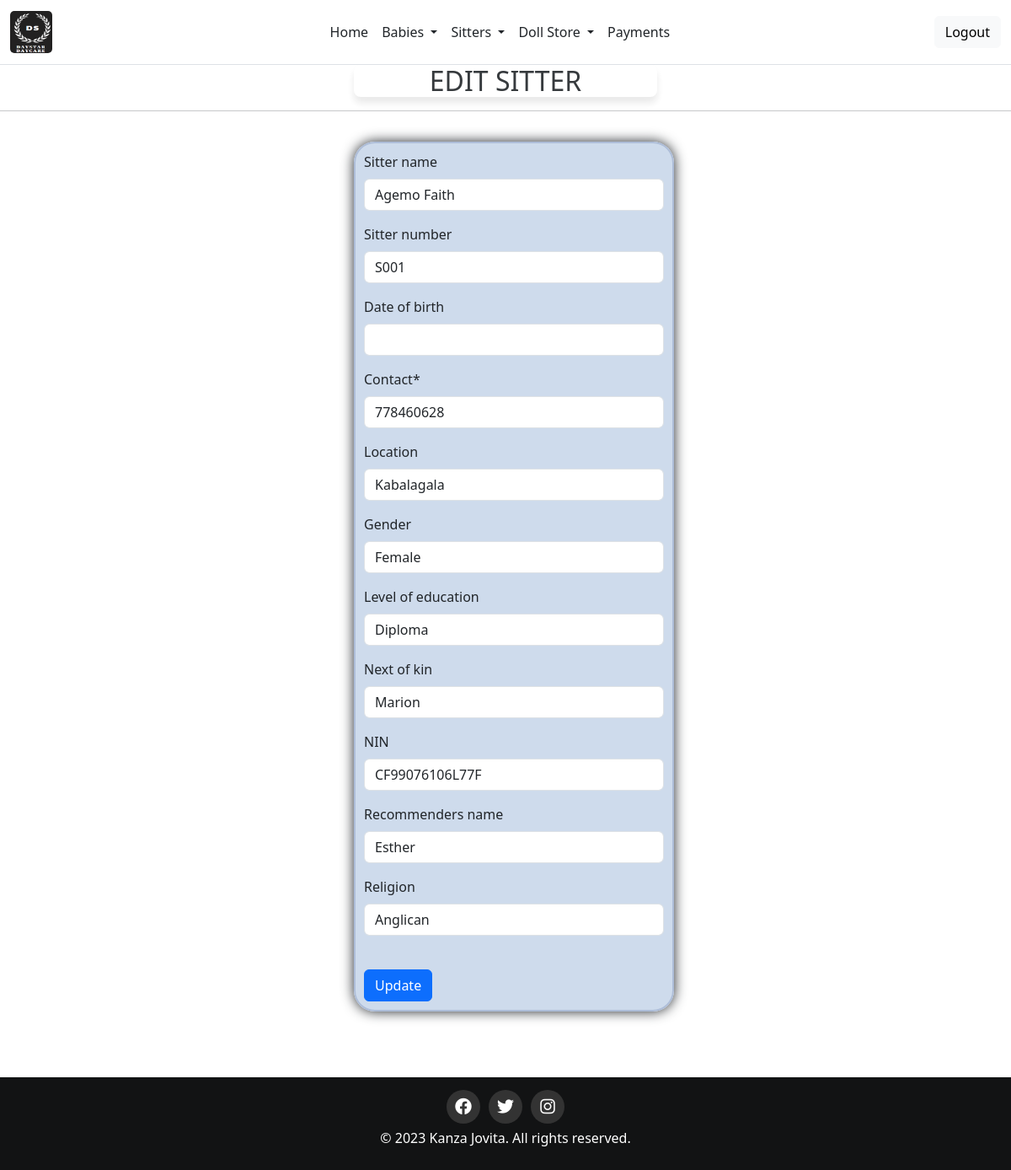
The page /edit_sitter/1/ (signed in) on the database as committed earlier.
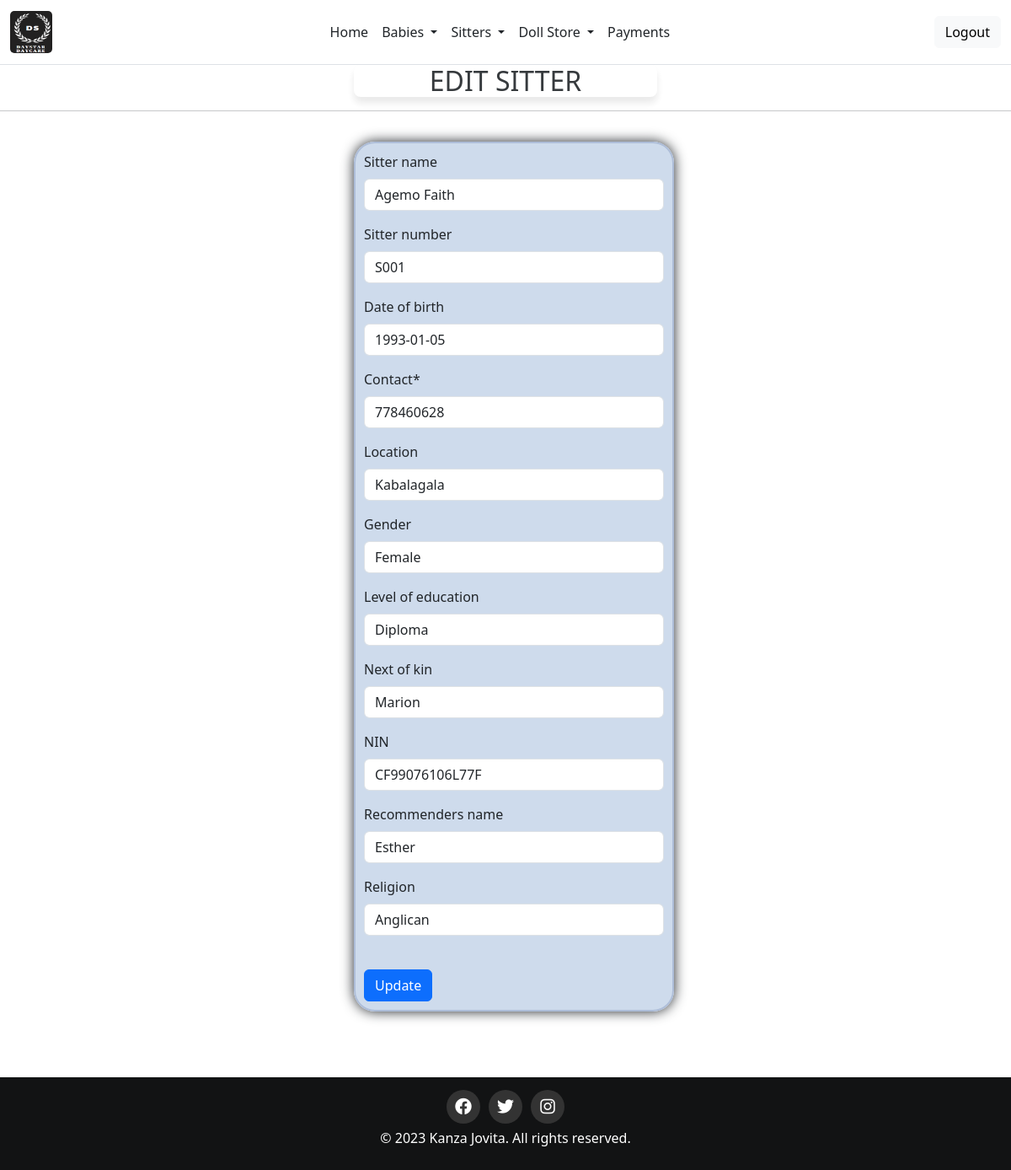
The same page on the database as committed later.
### home/models.py (models this page shows, shortened)
class Sitterreg(models.Model):
    Sitter_name = models.CharField(max_length=30, null='False',blank = 'False')
    Sitter_number = models.CharField(max_length=30, null='False',blank = 'False')
    Date_of_birth = models.DateField(null="True", blank="True")
    Contact = models.IntegerField()
    Location = models.CharField(max_length=30, null='False',blank = 'False')
    Gender =  models.CharField(max_length=10,null="False",blank = "False")
    Level_of_education = models.CharField(max_length=30, null='False',blank = 'False')
    Next_of_kin = models.CharField(max_length=30, null='False',blank = 'False')
    NIN = models.CharField(max_length=30, null='False',blank = 'False')
    Recommenders_name = models.CharField(max_length=30, null='False',blank = 'False')
    Religion = models.CharField(max_length=30, null='True',blank = 'True')

### home/views.py (the view)
# urls.py: path("edit_sitter/<int:id>/", views.edit_sitter, name="edit_sitter"),
@login_required
def edit_sitter(request,id):
      sitter=get_object_or_404(Sitterreg,id=id)
      if request.method == 'POST':
            form=Sitterreg_form (request.POST,instance=sitter)
            if form.is_valid():
                  form.save()
                  return redirect('sittersform')
      else:
            form =Sitterreg_form(instance=sitter)
      return render(request,'edit_sitter.html',{'form':form,sitter:sitter})

### home/forms.py
class Sitterreg_form(forms.ModelForm):
    class Meta:
        model = Sitterreg
        fields = '__all__'

### home/templates/edit_sitter.html (shortened to what this page needs)
{% extends 'base.html' %} {% block content %}
{% load crispy_forms_tags %}
<div class="card-header" style="background-color: white;" >
    <h2>EDIT SITTER</h2>
  </div>
<hr>
<div class="container">
    <form method="post" class="registration-form">
        {{ form|crispy }}
        <br>
        <button type="submit" name="submit" class="btn btn-primary">Update</button>
    </form>
    <br><br>
    <br>
    <br>
</div>
{% endblock %}

Rows that differ between the two databases and show on the page:
changed Sitterreg "Agemo Faith": Date_of_birth (not shown) → "1993-01-05"
